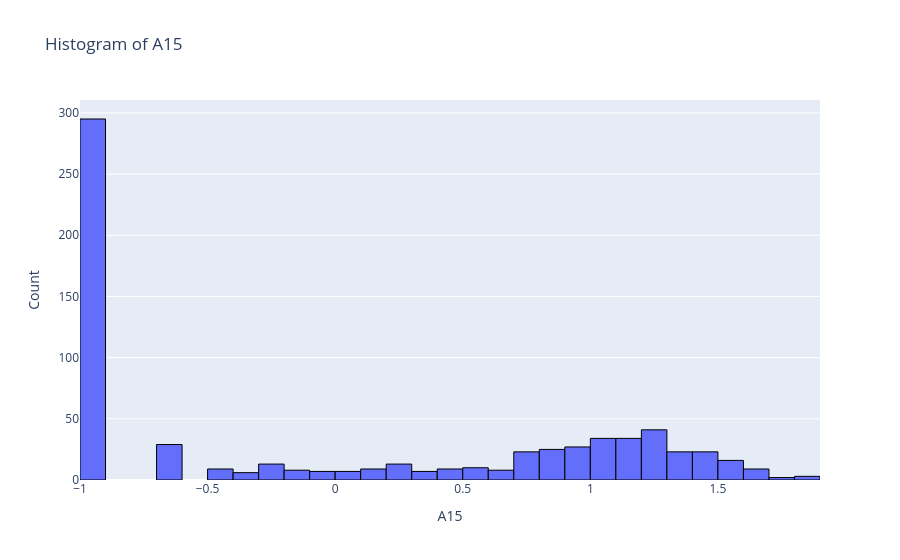
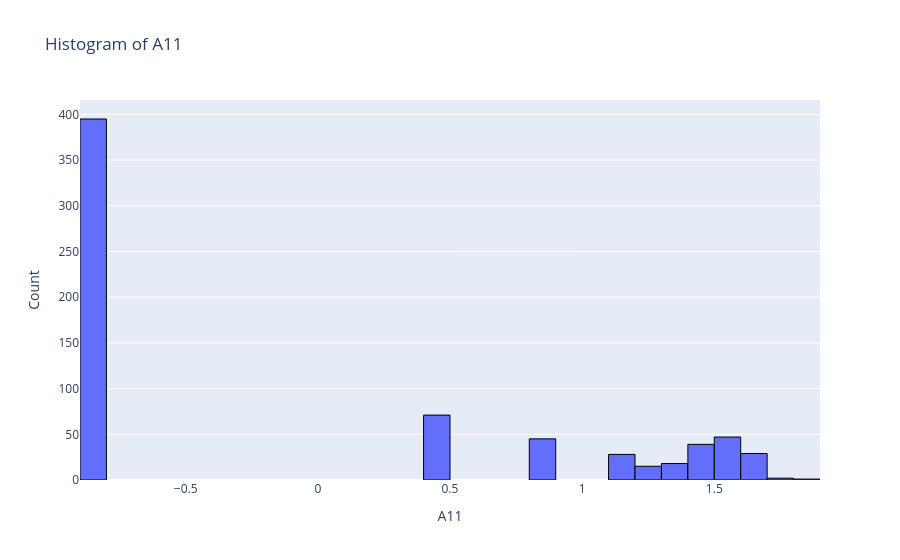
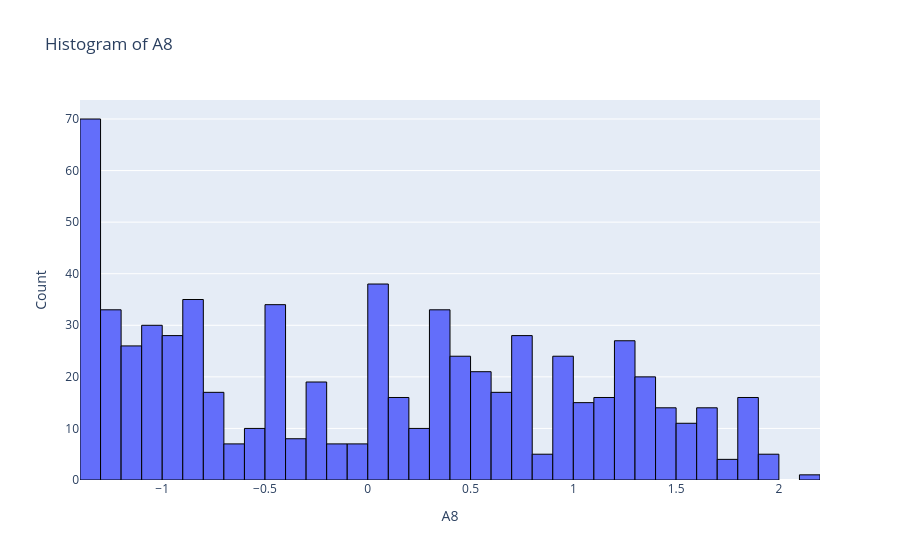
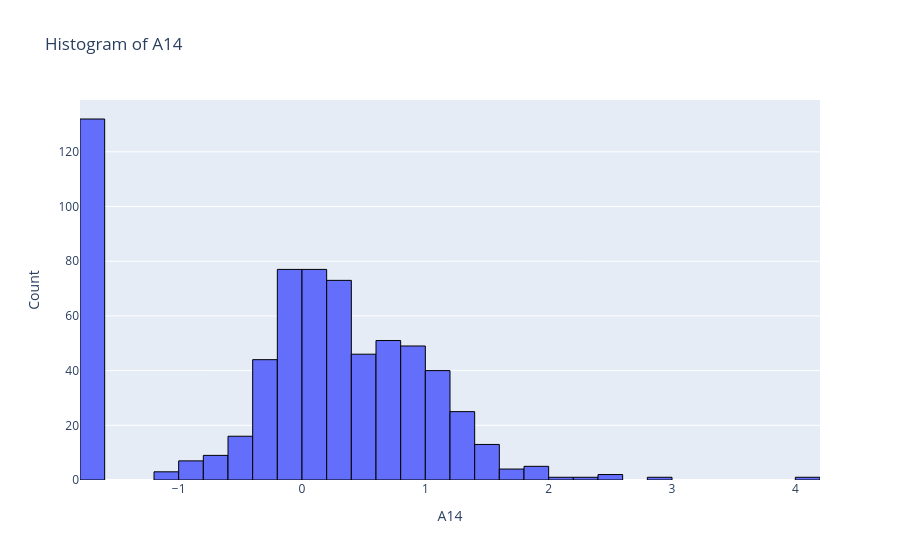

The code cell stored with these charts, in order, in its notebook:
### Code cell
for col in high_skewness:
    fig = go.Figure(
        data=[
            go.Histogram(
                x=df[col],   
                nbinsx=50,       
                marker=dict(line=dict(width=1, color='black'))  
            )
        ]
    )

    fig.update_layout(
        title=f"Histogram of {col}",
        xaxis_title=col,
        yaxis_title="Count"
    )

    fig.show()

### Figure 1 — Plotly figure (JSON) as saved in the notebook; plotly's stock layout.template omitted (floating-point values rounded to 4 significant figures; data arrays with more than 128 entries replaced by an {"elided": "..."} marker saying what was removed)
{"data": [{"marker": {"line": {"color": "black", "width": 1}}, "nbinsx": 50, "type": "histogram", "x": {"elided": "690 float values"}}], "layout": {"title": {"text": "Histogram of A15"}, "xaxis": {"title": {"text": "A15"}}, "yaxis": {"title": {"text": "Count"}}}}

### Figure 2 — Plotly figure (JSON) as saved in the notebook; plotly's stock layout.template omitted (floating-point values rounded to 4 significant figures; data arrays with more than 128 entries replaced by an {"elided": "..."} marker saying what was removed)
{"data": [{"marker": {"line": {"color": "black", "width": 1}}, "nbinsx": 50, "type": "histogram", "x": {"elided": "690 float values"}}], "layout": {"title": {"text": "Histogram of A11"}, "xaxis": {"title": {"text": "A11"}}, "yaxis": {"title": {"text": "Count"}}}}

### Figure 3 — Plotly figure (JSON) as saved in the notebook; plotly's stock layout.template omitted (floating-point values rounded to 4 significant figures; data arrays with more than 128 entries replaced by an {"elided": "..."} marker saying what was removed)
{"data": [{"marker": {"line": {"color": "black", "width": 1}}, "nbinsx": 50, "type": "histogram", "x": {"elided": "690 float values"}}], "layout": {"title": {"text": "Histogram of A8"}, "xaxis": {"title": {"text": "A8"}}, "yaxis": {"title": {"text": "Count"}}}}

### Figure 4 — Plotly figure (JSON) as saved in the notebook; plotly's stock layout.template omitted (floating-point values rounded to 4 significant figures; data arrays with more than 128 entries replaced by an {"elided": "..."} marker saying what was removed)
{"data": [{"marker": {"line": {"color": "black", "width": 1}}, "nbinsx": 50, "type": "histogram", "x": {"elided": "690 float values"}}], "layout": {"title": {"text": "Histogram of A14"}, "xaxis": {"title": {"text": "A14"}}, "yaxis": {"title": {"text": "Count"}}}}
